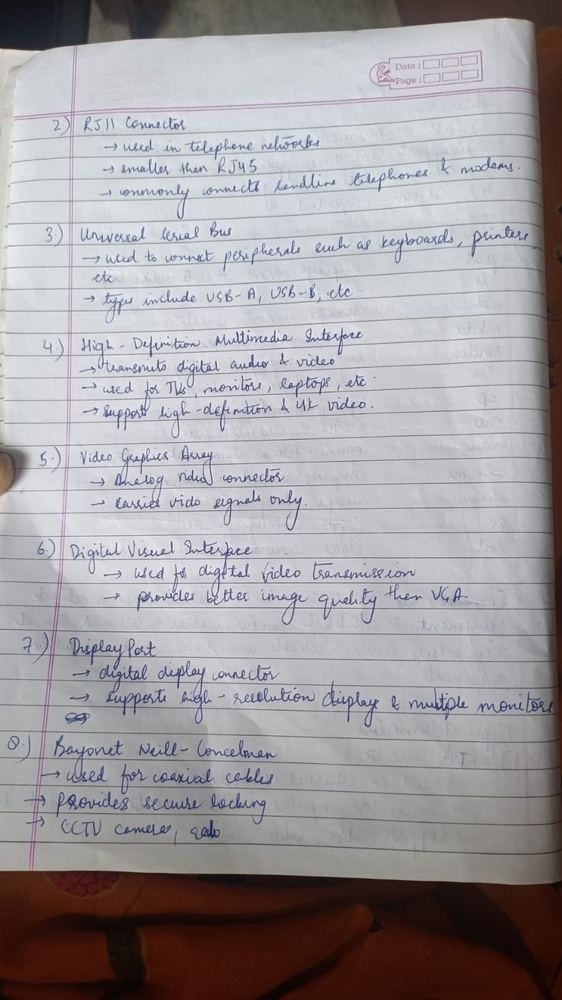
#> input picture data/sample_images/document.jpeg, 562 x 1000 px, shrunk from 899 x 1599 before the run
$ python -i enhancement.py   (imports and definitions only)
#> lines starting #> are read from the running program, lines starting #| are printed output that depends on the picture
#> further down, picture is the input picture: shape (1000, 562, 3); mean B, G, R 159, 155.9, 159.9
import cv2


def enhance_document(image):
    """
    Enhance the scanned document for better readability.
    """

    grayscale = cv2.cvtColor(
        image,
        cv2.COLOR_BGR2GRAY
    )
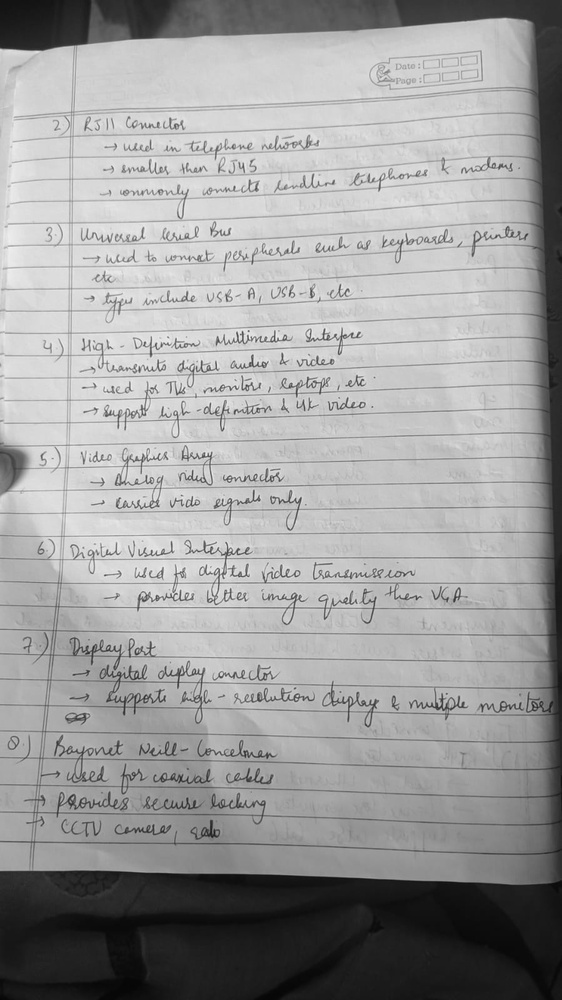
#> grayscale: shape (1000, 562); min 5, max 246, mean 157.4

    # Improve local contrast
    clahe = cv2.createCLAHE(
        clipLimit=2.0,
        tileGridSize=(8, 8)
    )

    enhanced = clahe.apply(grayscale)
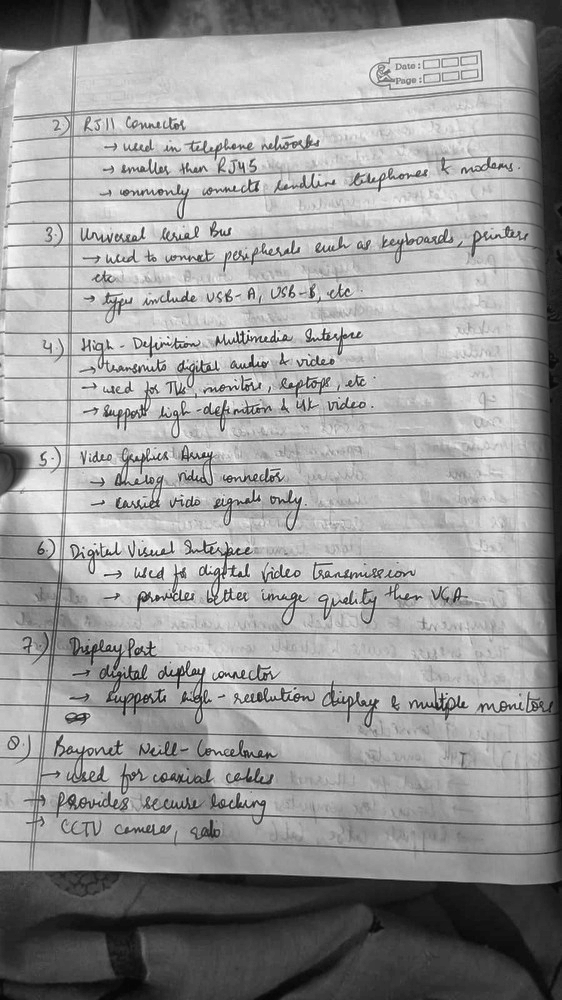
#> enhanced: shape (1000, 562); min 4, max 250, mean 154.7

    # Sharpen the document
    blurred = cv2.GaussianBlur(
        enhanced,
        (0, 0),
        3
    )
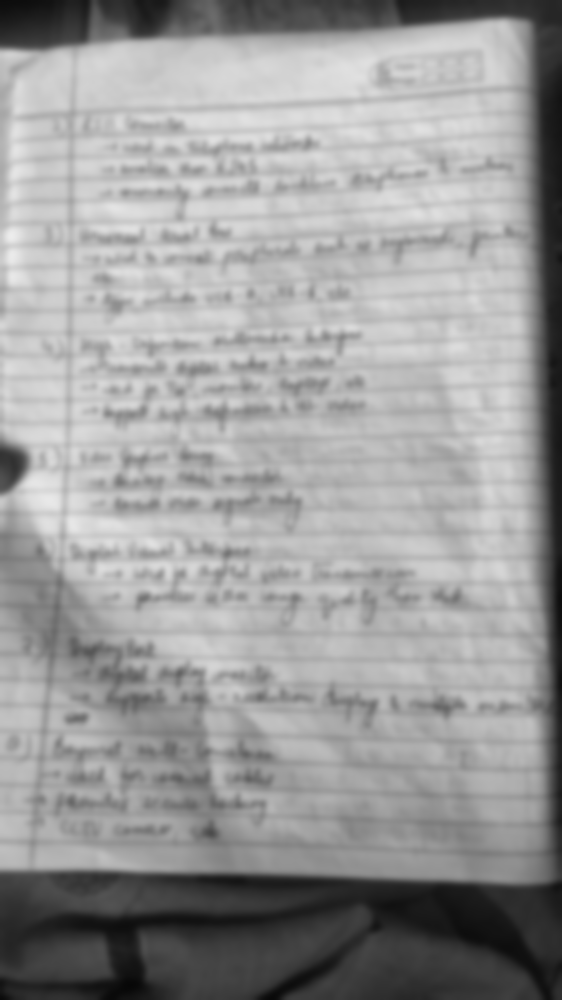
#> blurred: shape (1000, 562); min 7, max 237, mean 154.7

    sharpened = cv2.addWeighted(
        enhanced,
        1.5,
        blurred,
        -0.5,
        0
    )

    return sharpened

>>> import cv2
>>> picture = cv2.imread('../data/sample_images/document.jpeg')
>>> result = enhance_document(picture)
